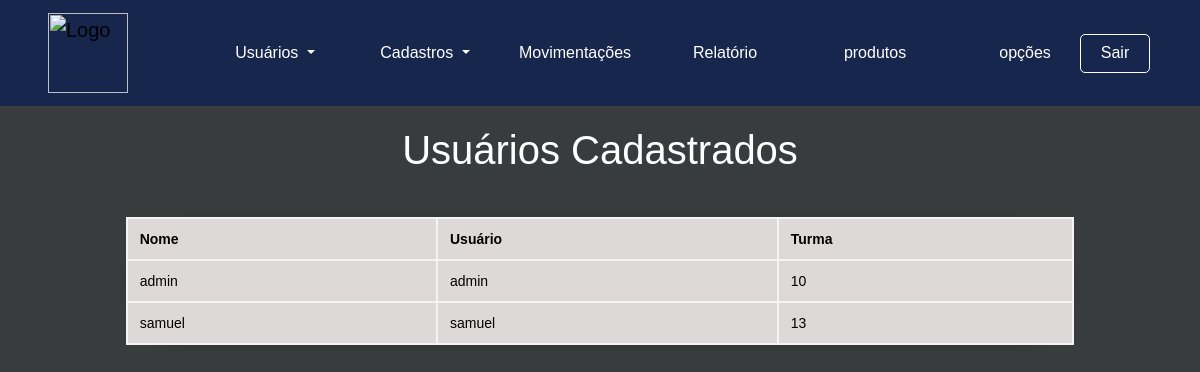
Screenshot of /visao/listar_usuario.php (signed in) with the database file from the repository.
### tables this page shows
CREATE TABLE `usuario` (
  `idUsuario` int(11) NOT NULL,
  `nomeUsuario` varchar(200) NOT NULL,
  `usuario` varchar(200) NOT NULL,
  `senhaUsuario` varchar(200) NOT NULL,
  `turmaUsuario` varchar(80) NOT NULL,
  `admin` varchar(2) NOT NULL DEFAULT 'N',
  `dataCadastro` datetime NOT NULL,
  `dataAlteracao` datetime NOT NULL,
  `usuarioAlteraçao` int(11) NOT NULL
);

### controle/funcoes.php (called while the page is built, shortened)
<?php
function busca_info_bd($conexao, $tabela, $coluna_where = false, $valor_where = false)
{
    $sql = "select * from " . $tabela;
    $result = mysqli_query($conexao, $sql) or die(false);
    $dados = $result->fetch_all(MYSQLI_ASSOC);
    return $dados;
};

### visao/listar_usuario.php (the view, shortened to what this page needs)
<?php
include_once('../modelo/conecta_banco_dados.php');
include('../controle/funcoes.php');
include('cabecalho.php');
include('menu_superior.php');
$admin = $_SESSION['admin'];
$info_bd = busca_info_bd($conexao, 'usuario');
?>
<!DOCTYPE html>
<html lang="pt-br">
<head>
    <link rel="stylesheet" href="../css/tipos.css">
</head>
<body>
    <div class="centralizado">
        <h1 class="h1" style=" color: #ffffff">Usuários Cadastrados</h1>
    </div>
    <div class="container">
        <table class="table">
            <thead>
                <tr>
                    <th scope="col">Nome</th>
                    <th scope="col">Usuário</th>
                    <th scope="col">Turma</th>
                </tr>
            </thead>
            <tbody>
                <?php
                foreach ($info_bd as $user) {
                    ?>
                    <tr>
                        <td>
                            <?php
                            if ($admin == 'S') {
                                echo "<a href='alterar_usuario.php?id_usuario={$user['idUsuario']}'>{$user['nomeUsuario']}</a>";
                            } else {
                                echo $user['nomeUsuario'];
                            }
                            ?>
                        </td>
                        <td>
                            <?php
                            if ($admin == 'S') {
                                echo "<a href='alterar_usuario.php?id_usuario={$user['idUsuario']}'>{$user['usuario']}</a>";
                            } else {
                                echo $user['usuario'];
                            }
                            ?>
                        </td>
                        <td>
                            <?php
                            if ($admin == 'S') {
                                echo "<a href='alterar_usuario.php?id_usuario={$user['idUsuario']}'>{$user['turmaUsuario']}</a>";
                            } else {
                                echo $user['turmaUsuario'];
                            }
                            ?>
                        </td>
                    </tr>
                    <?php
                }
                ?>
            </tbody>
        </table>
    </div>
</body>
</html>

### css/tipos.css (style rules this page uses)
* { margin: 0; padding: 0; box-sizing: border-box; }
body { font-family: 'Arial', sans-serif; background-color: #383c3d; color: #333; }
h1 { font-size: 24px; margin-bottom: 15px; }
.table { width: 85%; margin: 35px auto; border-radius: 80px; box-shadow: 0 2px 10px rgba(0, 0, 0, 0.1); }
.table thead { background-color: #007bff; color: #fff; text-align: left; }
.table th, .table td { padding: 12px; font-size: 14px; border: 2px solid #f4f4f4; background-color: #ddd9d9; }
.table tr:nth-child(even) { background-color: #110072; }
html, body { height: 100%; margin: 0; }
.centralizado { display: flex; justify-content: center; align-items: center; height: auto; margin-top: 20px; }

### visao/menu_superior.php (style rules this page uses)
body { font-family: Arial, sans-serif; margin: 0; padding: 0; background-color: #f4f4f4; }

### rows the page displays
usuario: nomeUsuario "admin", usuario "admin", turmaUsuario "10"
usuario: nomeUsuario "samuel", usuario "samuel", turmaUsuario "13"
